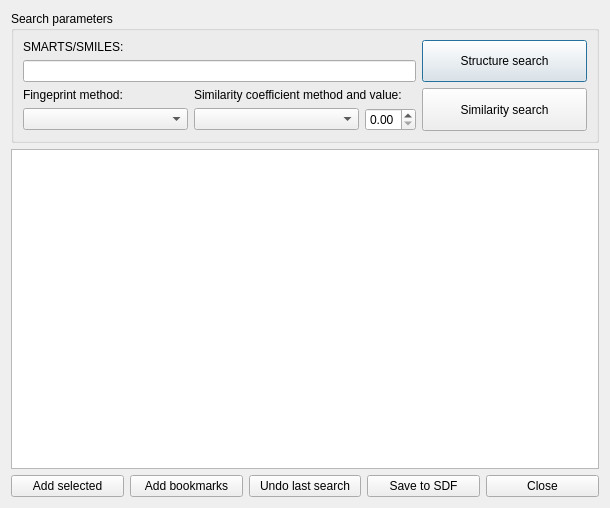
<?xml version="1.0" encoding="UTF-8"?>
<ui version="4.0">
 <class>FilterDialog</class>
 <widget class="QDialog" name="FilterDialog">
  <property name="geometry">
   <rect>
    <x>0</x>
    <y>0</y>
    <width>610</width>
    <height>508</height>
   </rect>
  </property>
  <property name="windowTitle">
   <string>Filter molecules</string>
  </property>
  <layout class="QVBoxLayout" name="verticalLayout">
   <item>
    <widget class="QGroupBox" name="groupBox">
     <property name="title">
      <string>Search parameters</string>
     </property>
     <layout class="QGridLayout" name="gridLayout">
      <item row="0" column="0" colspan="2">
       <widget class="QLabel" name="labelQuery">
        <property name="text">
         <string>SMARTS/SMILES:</string>
        </property>
       </widget>
      </item>
      <item row="0" column="3" rowspan="2">
       <widget class="QPushButton" name="pushButtonStructure">
        <property name="sizePolicy">
         <sizepolicy hsizetype="Minimum" vsizetype="Minimum">
          <horstretch>0</horstretch>
          <verstretch>0</verstretch>
         </sizepolicy>
        </property>
        <property name="text">
         <string>Structure search</string>
        </property>
       </widget>
      </item>
      <item row="1" column="0" colspan="3">
       <widget class="QLineEdit" name="lineEditQuery"/>
      </item>
      <item row="2" column="0">
       <widget class="QLabel" name="labelFingerprint">
        <property name="text">
         <string>Fingeprint method:</string>
        </property>
       </widget>
      </item>
      <item row="2" column="1" colspan="2">
       <widget class="QLabel" name="labelSimCoeff">
        <property name="text">
         <string>Similarity coefficient method and value:</string>
        </property>
       </widget>
      </item>
      <item row="2" column="3" rowspan="2">
       <widget class="QPushButton" name="pushButtonSimilarity">
        <property name="sizePolicy">
         <sizepolicy hsizetype="Minimum" vsizetype="Minimum">
          <horstretch>0</horstretch>
          <verstretch>0</verstretch>
         </sizepolicy>
        </property>
        <property name="text">
         <string>Similarity search</string>
        </property>
       </widget>
      </item>
      <item row="3" column="0">
       <widget class="QComboBox" name="comboBoxFingerprint"/>
      </item>
      <item row="3" column="1">
       <widget class="QComboBox" name="comboBoxSimCoeff"/>
      </item>
      <item row="3" column="2">
       <widget class="QDoubleSpinBox" name="doubleSpinBoxSimCoeff">
        <property name="sizePolicy">
         <sizepolicy hsizetype="Maximum" vsizetype="Fixed">
          <horstretch>0</horstretch>
          <verstretch>0</verstretch>
         </sizepolicy>
        </property>
        <property name="maximum">
         <double>1.000000000000000</double>
        </property>
        <property name="singleStep">
         <double>0.010000000000000</double>
        </property>
        <property name="value">
         <double>0.000000000000000</double>
        </property>
       </widget>
      </item>
     </layout>
    </widget>
   </item>
   <item>
    <widget class="QListWidget" name="listWidgetMolecules"/>
   </item>
   <item>
    <layout class="QHBoxLayout" name="horizontalLayout">
     <item>
      <widget class="QPushButton" name="pushButtonSelected">
       <property name="text">
        <string>Add selected</string>
       </property>
      </widget>
     </item>
     <item>
      <widget class="QPushButton" name="pushButtonBookmarks">
       <property name="text">
        <string>Add bookmarks</string>
       </property>
      </widget>
     </item>
     <item>
      <widget class="QPushButton" name="pushButtonUndo">
       <property name="text">
        <string>Undo last search</string>
       </property>
      </widget>
     </item>
     <item>
      <widget class="QPushButton" name="pushButtonSave">
       <property name="text">
        <string>Save to SDF</string>
       </property>
      </widget>
     </item>
     <item>
      <widget class="QPushButton" name="pushButtonClose">
       <property name="text">
        <string>Close</string>
       </property>
      </widget>
     </item>
    </layout>
   </item>
  </layout>
 </widget>
 <resources/>
 <connections/>
</ui>
